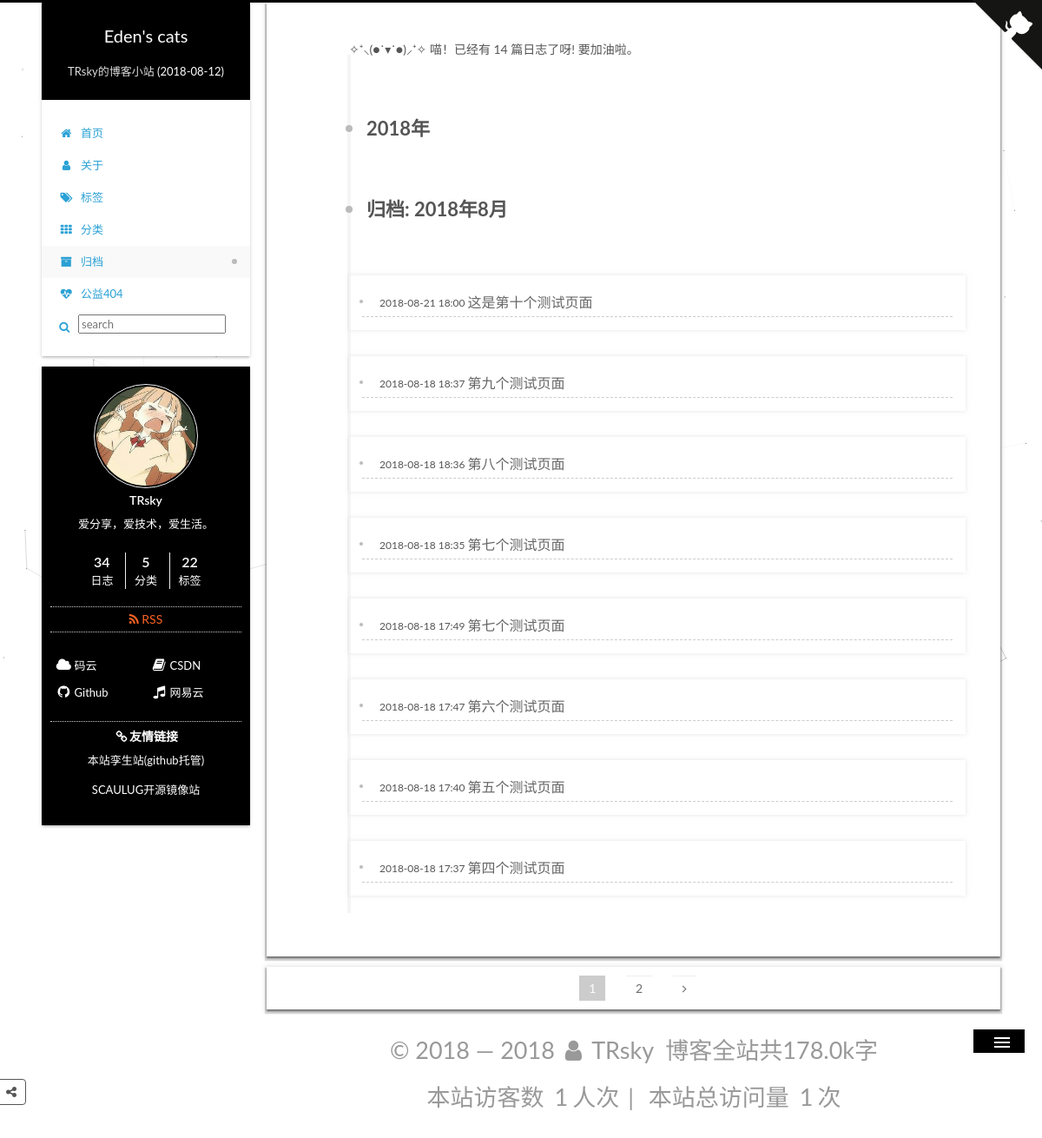
The page /archives/ on the database as committed earlier.
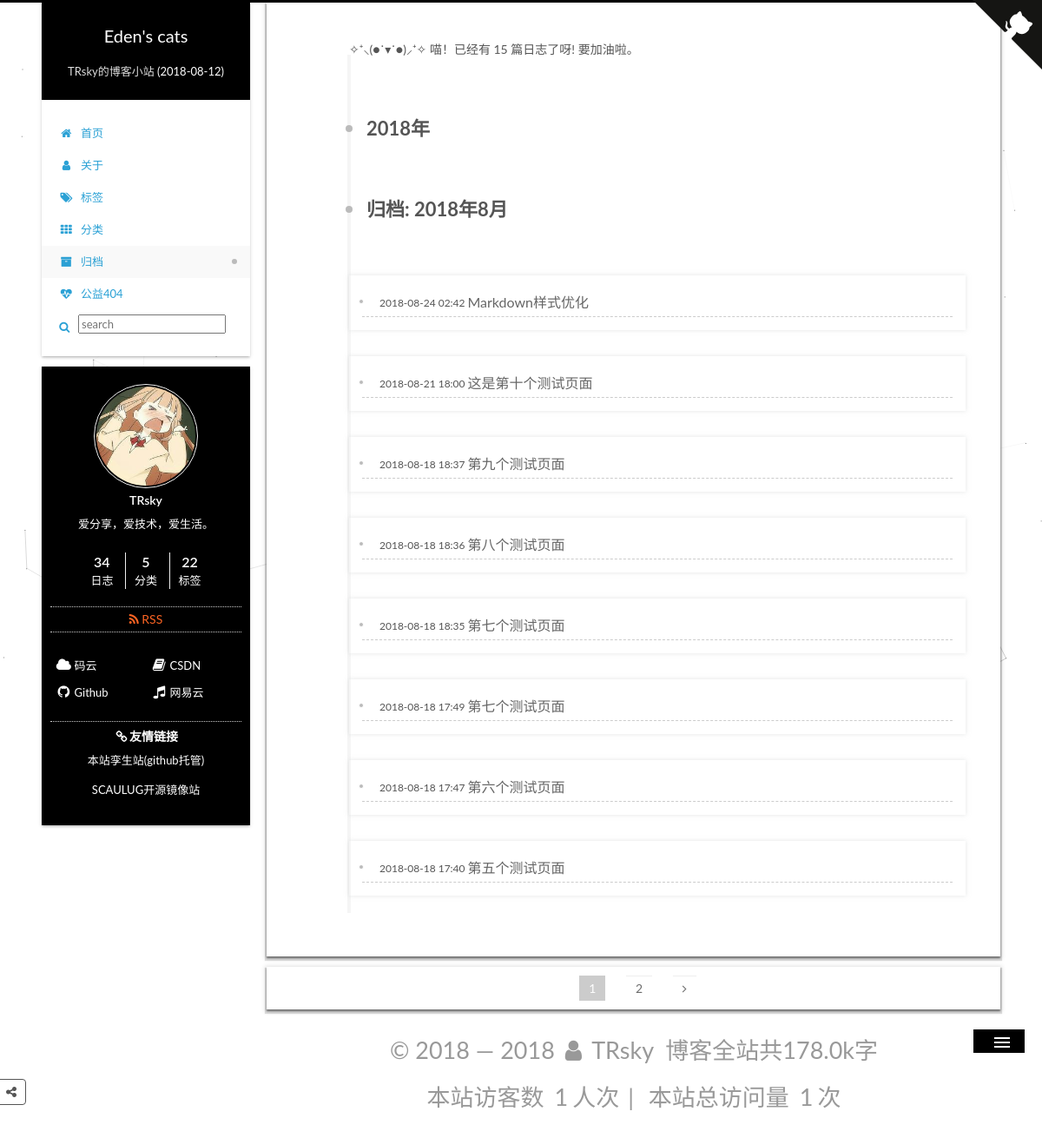
The same page on the database as committed later.
### apps/blog/models.py (models this page shows, shortened)
class Article(models.Model):
    STATUS_CHOICES = (
        ('draft', '草稿'),
        ('publish', '发表'),
    )
    title = models.CharField(verbose_name='标题', max_length=100)
    content = MDTextField(verbose_name='正文', blank=True, null=True)
    status = models.CharField(verbose_name='文章状态', max_length=10, choices=STATUS_CHOICES, default='publish')
    created_time = models.DateTimeField(verbose_name='创建时间', default=now)
    public_time = models.DateTimeField(verbose_name='发布时间', blank=True, null=True)
    modified_time = models.DateTimeField(verbose_name='修改时间', default=now)
    words = models.PositiveIntegerField(verbose_name='文章字数', default=0)
    time = models.PositiveIntegerField(verbose_name='阅读时长', default=0 )
    views = models.PositiveIntegerField(verbose_name='访问量', default=0)
    slogan = models.TextField(verbose_name='标语', blank=True, null=True)
    digest = models.CharField(verbose_name='文章摘要', max_length=500, blank=True)
    category = models.ForeignKey(Category, verbose_name='分类', on_delete=models.CASCADE, blank=False, null=False)
    tags = models.ManyToManyField(Tag, verbose_name='标签', blank=True)
    author = models.ForeignKey(User, verbose_name='作者', on_delete=models.CASCADE, blank=False, null=False)
    class Meta:  # 按文章创建日期降序排序
        ordering = ['-public_time']
        verbose_name = '文章'  # 指定后台显示模型名称
        verbose_name_plural = '文章列表'  # 指定后台显示模型复数名称
        db_table = 'article'  # 数据库表
        get_latest_by = 'created_time'

### apps/blog/views.py (the view)
# urls.py: path('archives/', views.archives, name='archives'),  # 按月归档
def archives(request):
        posts = Article.objects.filter(status='publish', public_time__isnull=False).order_by('-public_time')
        paginator = Paginator(posts, 8)
        try:
            page = request.GET.get('page')
            post_list = paginator.page(page)
        except PageNotAnInteger:
            post_list = paginator.page(1)
        except EmptyPage:
            post_list = paginator.page(paginator.num_pages)
        return render(request, 'archives.html', {
            'posts': posts,
            'post_list': post_list,
            'category_list': categories,
            'months': months,
            'years': years
        })

### apps/blog/templatetags/pagetag.py (called while the page is built)
@register.simple_tag
def pagination_pages(curr_page, loop_page):
    offset = abs(curr_page - loop_page)
    if offset < 3:
        if curr_page == loop_page:
            page_element = '<span class="page-number current">%s</span>' % loop_page
        else:
            page_element = ' <a class="page-number" href="?page=%s">%s</a>' % (loop_page, loop_page)
        return format_html(page_element)
    else:
        return ''

### templates/archives.html (shortened to what this page needs)
{% extends "base.html" %}
{% block content %}
    {% load pagetag %}
	<div class="content-wrap">
						<div id="content" class="content">
							<div class="post-block archive">
								<div id="posts" class="posts-collapse">
									<span class="archive-page-counter">✧⁺⸜(●˙▾˙●)⸝⁺✧ 喵！已经有 {{ posts.count }} 篇日志了呀! 要加油啦。</span>
                        {% regroup post_list.object_list by created_time.year as date_by_year %}
                        {% for years in date_by_year %}
                             <div class="collection-title">
										<h1 class="archive-year" id="{{  years.grouper }}">{{ years.grouper }}年</h1>
									</div>
                            {% regroup years.list by created_time.month as date_by_month %}
                            {% for months in date_by_month %}
                                    <div class="collection-title">
										<h1 class="archive-year" id="{{ months.grouper }}">归档:&nbsp;{{ years.grouper }}年{{ months.grouper }}月</h1>
									</div>
                                   {% for post in months.list %}
									<article class="post post-type-normal" itemscope itemtype="http://schema.org/Article">
										<header class="post-header">
											<h2 class="post-title"><a class="post-title-link" href="{% url 'detail' id=post.id %}" itemprop="url"><span itemprop="name">{{ post.title }}</span></a></h2>
											<div class="post-meta">
												<time class="post-time" itemprop="dateCreated" datetime="{{ post.public_time|date:'Y-m-d H:i'}}" content="{{ year_month }}">
													{{ post.public_time|date:'Y-m-d H:i' }}
												</time>
											</div>
										</header>
									</article>
                                    {% endfor %}
                                         {% endfor %}
                          {% empty %}
                            Sorry,暂无归档！
                            {% endfor %}
								</div>
							</div>
							<nav class="pagination">
                                     {% if post_list.object_list and post_list.paginator.num_pages > 0 %}
                                    {% for pg in post_list.paginator.page_range %}
                                       {% pagination_pages post_list.number pg %}
                                    {% endfor %}
                                    {% if post_list.has_next %}
                                    <a class="extend next" rel="next" href="?page={{ post_list.next_page_number }}"><i class="fa fa-angle-right"></i></a>
                                        {% endif %}
                                {% endif %}
							</nav>
						</div>
					</div>
{% include "leftSidebar.html" %}
{% endblock %}

Rows that differ between the two databases and show on the page:
no longer on this page (row unchanged): Article: title "第四个测试页面", public_time "2018-08-18 17:37"
added Article: title "Markdown样式优化", public_time "2018-08-24 02:42"
Other text that changed with them:
{{ posts.count }}: "14" → "15"
